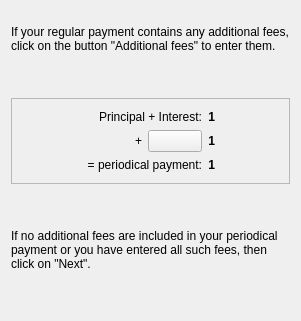
<?xml version="1.0" encoding="UTF-8"?>
<ui version="4.0">
 <class>AdditionalFeesWizardPage</class>
 <widget class="QWizardPage" name="AdditionalFeesWizardPage">
  <property name="geometry">
   <rect>
    <x>0</x>
    <y>0</y>
    <width>301</width>
    <height>321</height>
   </rect>
  </property>
  <property name="title">
   <string>Additional Fees</string>
  </property>
  <layout class="QVBoxLayout">
   <property name="spacing">
    <number>6</number>
   </property>
   <property name="leftMargin">
    <number>11</number>
   </property>
   <property name="topMargin">
    <number>11</number>
   </property>
   <property name="rightMargin">
    <number>11</number>
   </property>
   <property name="bottomMargin">
    <number>11</number>
   </property>
   <item>
    <widget class="QLabel" name="TextLabel21_2">
     <property name="text">
      <string>
If your regular payment contains any additional fees, click on the button &quot;Additional fees&quot; to enter them.</string>
     </property>
     <property name="alignment">
      <set>Qt::AlignTop</set>
     </property>
     <property name="wordWrap">
      <bool>true</bool>
     </property>
    </widget>
   </item>
   <item>
    <spacer name="Spacer58">
     <property name="orientation">
      <enum>Qt::Vertical</enum>
     </property>
     <property name="sizeType">
      <enum>QSizePolicy::Expanding</enum>
     </property>
     <property name="sizeHint" stdset="0">
      <size>
       <width>0</width>
       <height>16</height>
      </size>
     </property>
    </spacer>
   </item>
   <item>
    <widget class="QFrame" name="Frame9">
     <property name="frameShape">
      <enum>QFrame::StyledPanel</enum>
     </property>
     <property name="frameShadow">
      <enum>QFrame::Raised</enum>
     </property>
     <layout class="QGridLayout">
      <property name="leftMargin">
       <number>11</number>
      </property>
      <property name="topMargin">
       <number>11</number>
      </property>
      <property name="rightMargin">
       <number>11</number>
      </property>
      <property name="bottomMargin">
       <number>11</number>
      </property>
      <property name="spacing">
       <number>6</number>
      </property>
      <item row="2" column="1">
       <widget class="QLabel" name="TextLabel21_1_3">
        <property name="text">
         <string>= periodical payment:</string>
        </property>
        <property name="alignment">
         <set>Qt::AlignRight|Qt::AlignTrailing|Qt::AlignVCenter</set>
        </property>
        <property name="wordWrap">
         <bool>false</bool>
        </property>
       </widget>
      </item>
      <item row="2" column="2">
       <widget class="QLabel" name="m_periodicPayment">
        <property name="font">
         <font>
          <weight>75</weight>
          <bold>true</bold>
         </font>
        </property>
        <property name="text">
         <string>1</string>
        </property>
        <property name="textFormat">
         <enum>Qt::PlainText</enum>
        </property>
        <property name="alignment">
         <set>Qt::AlignRight|Qt::AlignTrailing|Qt::AlignVCenter</set>
        </property>
        <property name="wordWrap">
         <bool>false</bool>
        </property>
       </widget>
      </item>
      <item row="1" column="2">
       <widget class="QLabel" name="m_additionalCost">
        <property name="font">
         <font>
          <weight>75</weight>
          <bold>true</bold>
         </font>
        </property>
        <property name="text">
         <string>1</string>
        </property>
        <property name="textFormat">
         <enum>Qt::PlainText</enum>
        </property>
        <property name="alignment">
         <set>Qt::AlignRight|Qt::AlignTrailing|Qt::AlignVCenter</set>
        </property>
        <property name="wordWrap">
         <bool>false</bool>
        </property>
       </widget>
      </item>
      <item row="1" column="1">
       <layout class="QHBoxLayout">
        <property name="spacing">
         <number>6</number>
        </property>
        <property name="leftMargin">
         <number>0</number>
        </property>
        <property name="topMargin">
         <number>0</number>
        </property>
        <property name="rightMargin">
         <number>0</number>
        </property>
        <property name="bottomMargin">
         <number>0</number>
        </property>
        <item>
         <widget class="QLabel" name="TextLabel21_1_2">
          <property name="text">
           <string>+</string>
          </property>
          <property name="alignment">
           <set>Qt::AlignRight|Qt::AlignTrailing|Qt::AlignVCenter</set>
          </property>
          <property name="wordWrap">
           <bool>false</bool>
          </property>
         </widget>
        </item>
        <item>
         <widget class="QPushButton" name="m_additionalFeeButton">
          <property name="text">
           <string/>
          </property>
         </widget>
        </item>
       </layout>
      </item>
      <item row="0" column="2">
       <widget class="QLabel" name="m_basePayment">
        <property name="font">
         <font>
          <weight>75</weight>
          <bold>true</bold>
         </font>
        </property>
        <property name="text">
         <string>1</string>
        </property>
        <property name="textFormat">
         <enum>Qt::PlainText</enum>
        </property>
        <property name="alignment">
         <set>Qt::AlignRight|Qt::AlignTrailing|Qt::AlignVCenter</set>
        </property>
        <property name="wordWrap">
         <bool>false</bool>
        </property>
       </widget>
      </item>
      <item row="0" column="1">
       <widget class="QLabel" name="TextLabel21_1">
        <property name="text">
         <string>Principal + Interest:</string>
        </property>
        <property name="alignment">
         <set>Qt::AlignRight|Qt::AlignTrailing|Qt::AlignVCenter</set>
        </property>
        <property name="wordWrap">
         <bool>false</bool>
        </property>
       </widget>
      </item>
      <item row="1" column="0">
       <spacer name="spacer173_2">
        <property name="orientation">
         <enum>Qt::Horizontal</enum>
        </property>
        <property name="sizeType">
         <enum>QSizePolicy::Expanding</enum>
        </property>
        <property name="sizeHint" stdset="0">
         <size>
          <width>40</width>
          <height>20</height>
         </size>
        </property>
       </spacer>
      </item>
      <item row="1" column="3">
       <spacer name="spacer173">
        <property name="orientation">
         <enum>Qt::Horizontal</enum>
        </property>
        <property name="sizeType">
         <enum>QSizePolicy::Expanding</enum>
        </property>
        <property name="sizeHint" stdset="0">
         <size>
          <width>40</width>
          <height>20</height>
         </size>
        </property>
       </spacer>
      </item>
     </layout>
    </widget>
   </item>
   <item>
    <spacer name="Spacer59">
     <property name="orientation">
      <enum>Qt::Vertical</enum>
     </property>
     <property name="sizeType">
      <enum>QSizePolicy::Expanding</enum>
     </property>
     <property name="sizeHint" stdset="0">
      <size>
       <width>0</width>
       <height>16</height>
      </size>
     </property>
    </spacer>
   </item>
   <item>
    <widget class="QLabel" name="TextLabel21_2_2">
     <property name="text">
      <string>If no additional fees are included in your periodical payment or you have entered all such fees, then click on &quot;Next&quot;.</string>
     </property>
     <property name="alignment">
      <set>Qt::AlignTop</set>
     </property>
     <property name="wordWrap">
      <bool>true</bool>
     </property>
    </widget>
   </item>
   <item>
    <spacer name="Spacer60">
     <property name="orientation">
      <enum>Qt::Vertical</enum>
     </property>
     <property name="sizeType">
      <enum>QSizePolicy::Expanding</enum>
     </property>
     <property name="sizeHint" stdset="0">
      <size>
       <width>0</width>
       <height>16</height>
      </size>
     </property>
    </spacer>
   </item>
  </layout>
 </widget>
 <resources/>
 <connections/>
</ui>
